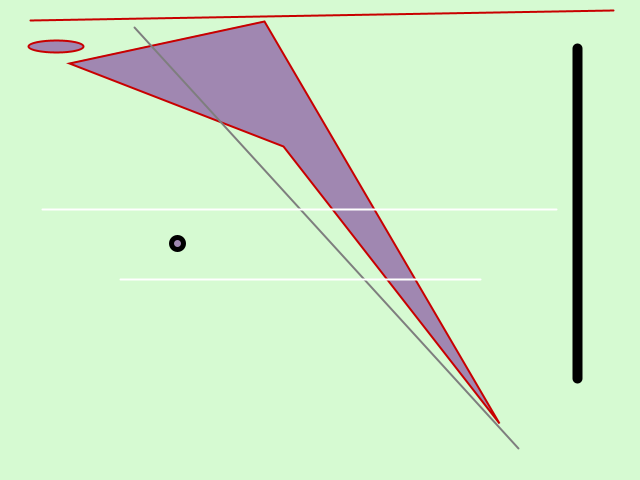
Frame 1 (no input)
Frame 60 (the mouse pressed at the canvas centre just before this capture): identical to frame 1, image omitted
Frame 120 (the mouse held since frame 60 and released just before this capture): identical to frame 1, image omitted

The Processing sketch that drew this single still picture (run headless with seeded random() and noise(); from frame 60 on, the mouse is pressed at the canvas centre):

// Processing sketch: processing_13443
// ── processing_13443.pde

void setup(){
size(640,480);
smooth();
}

void draw(){
  background(214,250,210);
  
  stroke(200,0,0);
  strokeWeight(2);
  fill(160,135,177);
  quad(499,423,283,146,69,63,264,21);
  println("x:" + mouseX + "y" + mouseY);
  
  ellipse(56,46,55,12);
  
  line(30,20,613,10);
  stroke(126);
  line(134,27,518,448);
  stroke(255);
  line(42,209,556,209);
  line(120,279,480,279);
  
  stroke(0);
  strokeWeight(10);
  line(577,48,577,378);
  
  strokeWeight(5);
  ellipse(177,243,12,12);
  
  

 
  
}
